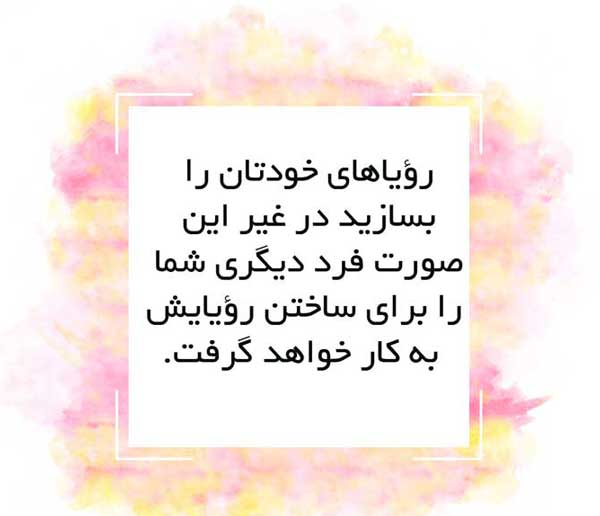
#> input picture image.jpg, 600 x 516 px
$ python ocr.py
#> lines starting #> are read from the running program, lines starting #| are printed output that depends on the picture; after the words box and inside, x2 and y2 are one past the last pixel; in counts of white or black regions, pixels touching at a corner belong together
#> further down, img is the input picture: shape (516, 600, 3); mean B, G, R 232.6, 236.7, 246.6
import cv2
import pytesseract

def ocr_core(img):
    text = pytesseract.image_to_string(img)
    return text

def get_grayscale(img):
    grayscaleimage = cv2.cvtColor(img,cv2.COLOR_BGR2GRAY)
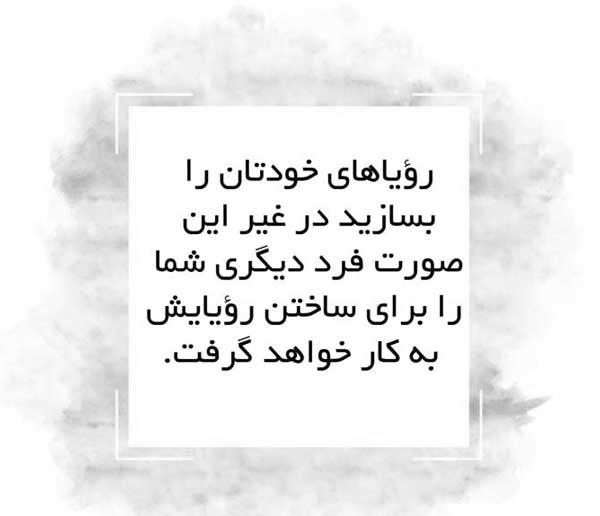
#> grayscaleimage: shape (516, 600); min 0, max 255, mean 239.2
    return grayscaleimage

def thresholding(img):
    return cv2.threshold(img, 0,255,cv2.THRESH_BINARY+cv2.THRESH_OTSU)[1]
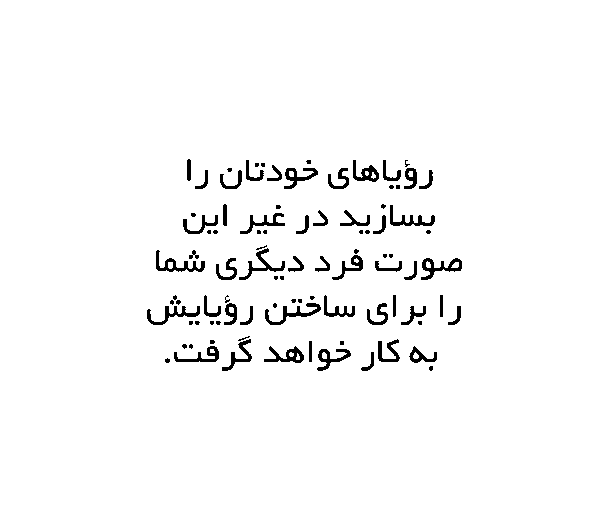
#> returned value: shape (516, 600); 97.1% white; 91 black regions (43 under 20 px), largest, box (x1, y1, x2, y2) and area: (265, 303, 321, 325) 350, (421, 258, 462, 280) 340, (156, 250, 205, 272) 339

def remove_noise(img):
    return cv2.medianBlur(img,6)

def show(img,sec,title='image'):
    cv2.imshow(title,img)
    cv2.waitKey(1000*sec)

img = cv2.imread('image.jpg')
show(img,1)
img = get_grayscale(img)
show(img,1,title="after get_grayscale")
img = thresholding(img)
show(img,1,title="after thresholding")
#> (the run stopped early here; a loop or call above may not have finished)
